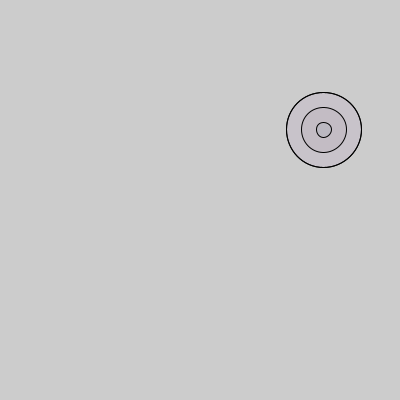
Frame 1 (no input)
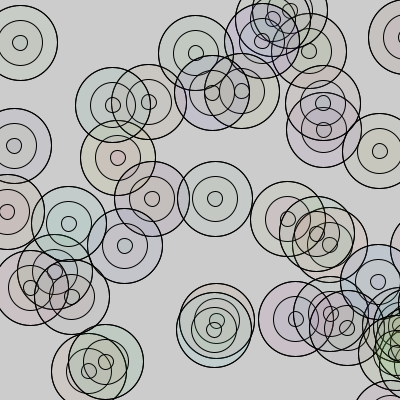
Frame 60 (the mouse pressed at the canvas centre just before this capture)
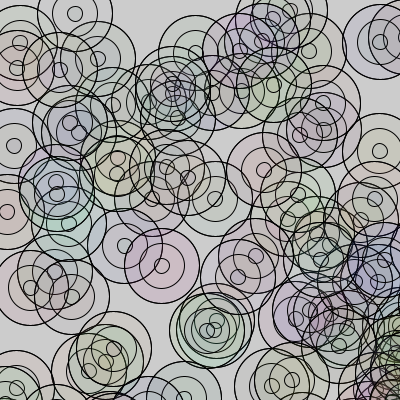
Frame 120 (the mouse held since frame 60 and released just before this capture)

The Processing sketch that drew these frames (run headless with seeded random() and noise(); from frame 60 on, the mouse is pressed at the canvas centre):

// Processing sketch: processing_132805
// ── processing_132805.pde

//Mady Dean 02/06/14 Creative Computing: Section B//

void setup() {
  size(400,400);  
  smooth();  
}

void draw() {
   drawcircs (random(1,500), random(0, 500));
}

void drawcircs(float x, float y){
fill(random(255), random(255), random(255), 10);
ellipse(x,y,75,75);
fill(random(255), random(255), random(255), 10);
ellipse(x,y,75,75);
fill(random(255), random(255), random(255), 10);
ellipse(x,y,45,45);
fill(random(255), random(255), random(255), 10);
ellipse(x,y,15,15);

}
